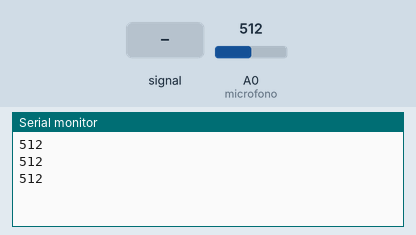
This sketch was run on a simulated Arduino Uno, built with avr-gcc and run on an emulated ATmega328P. Parts: the last lines printed to the serial monitor. The test bench sets the inputs (shaded band); at power-on: A0 (microfono) = 512.

Above: at 1.3 s.
1.4 s: A0 (microfono) fed a 200 Hz sine of ±81 counts around its level
At 1.9 s:
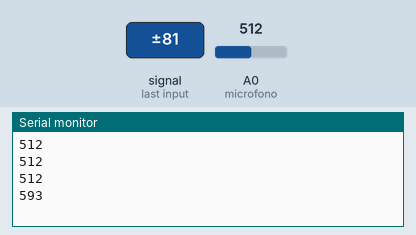
2.9 s: A0 (microfono) set to 716
At 3.4 s:
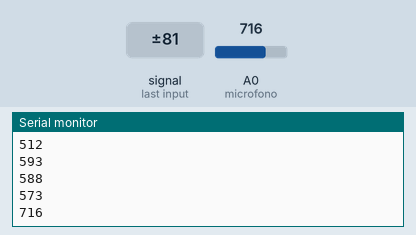
4.4 s: A0 (microfono) fed a 1000 Hz sine of ±255 counts around its level
At 4.9 s:
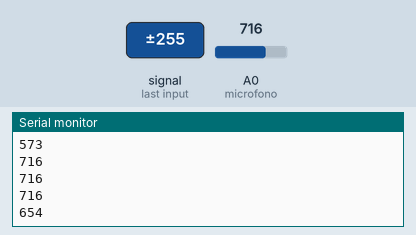
5.9 s: A0 (microfono) set to 900
At 6.4 s:
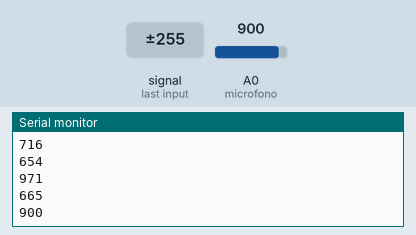
Timing chart, 0 to 8.4 s (numbered marks = the images above; inputs shaded):
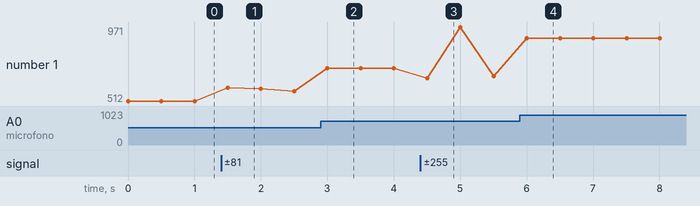

The sketch:

v.2.ino
```cpp
//Programa que utiliza la salida analogica A0  para enviar el valor leido por monitor serial.

int microfono=0;// salida A0 de sensor a entrada analogica A0
int valor;// variable para almacenar valor leio de A0


void setup()
{
  Serial.begin(9600);
}

void loop()
{
  valor=analogRead(microfono);// lee valor de entrada analogica
  Serial.println(valor);// escribe valor en monitor serial
  delay(500);// demora de medio segundo entre lecturas
}
```

Measured:
- after the input at 1.4 s, the serial monitor: prints a new line after 0.10 s (image 1)
- after the input at 2.9 s, the serial monitor: prints a new line after 0.10 s (image 2)
- after the input at 4.4 s, the serial monitor: prints a new line after 0.10 s (image 3)
- after the input at 5.9 s, the serial monitor: prints a new line after 0.10 s (image 4)
- plotted number 1: 512 → 573 after the input at 1.4 s, 573 → 716 after the input at 2.9 s, 716 → 665 after the input at 4.4 s, 665 → 900 after the input at 5.9 s
